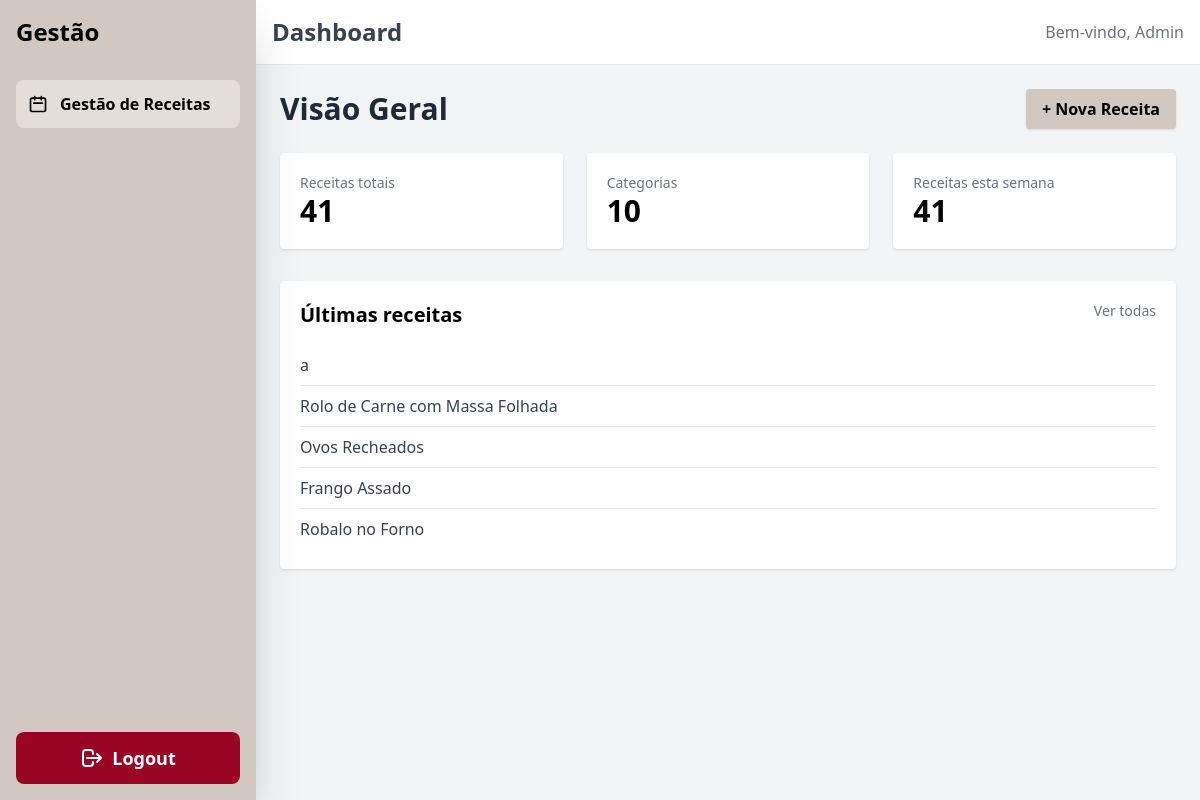
/admin/dashboard.php, run on an earlier commit of the app's database.
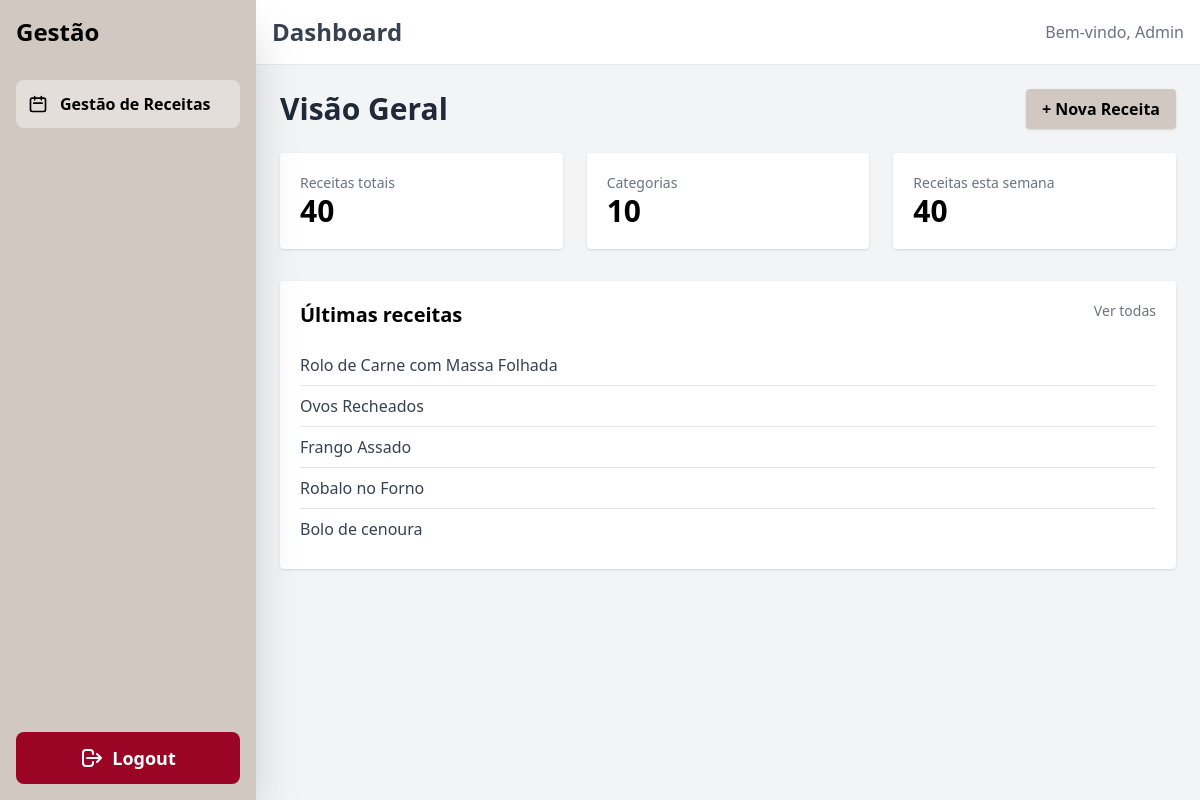
And on a later commit of the database.
### tables this page shows
CREATE TABLE IF NOT EXISTS `receitas` (
  `id` int NOT NULL AUTO_INCREMENT,
  `nome` varchar(100) NOT NULL,
  `tempo` varchar(50) DEFAULT NULL,
  `ingredientes` text,
  `preparacao` text,
  `imagem` varchar(128) DEFAULT NULL,
  `categoria` varchar(100) DEFAULT NULL,
  `descricao` text,
  `quantidade` int DEFAULT NULL,
  `orcamento` varchar(50) DEFAULT NULL,
  PRIMARY KEY (`id`)
);

### admin/dashboard.php (the view, shortened to what this page needs)
<?php
require('../ajax/connection.php');
?>
<!DOCTYPE html>
<html lang="pt">
<head>
    <script src="https://cdn.tailwindcss.com"></script>
</head>
<body class="bg-gray-100">
    <div class="flex min-h-screen">
        <?php require('includes/nav.php');
            $totalReceitas = $dbh->query("SELECT COUNT(*) FROM receitas")->fetchColumn();
            $totalCategorias = $dbh->query("SELECT COUNT(DISTINCT categoria) FROM receitas")->fetchColumn();
            $stmt = $dbh->prepare("SELECT id, nome FROM receitas ORDER BY id DESC LIMIT 5");
            $stmt->execute();
            $ultimasReceitas = $stmt->fetchAll();
        ?>
        <div class="flex-1">
            <header class="bg-white border-b p-4 flex justify-between items-center">
                <h1 class="text-2xl font-bold text-gray-700">Dashboard</h1>
                <span class="text-gray-500">Bem-vindo, Admin</span>
            </header>
            <div class="p-6">
                <div class="flex justify-between items-center mb-6">
                    <h2 class="text-3xl font-bold text-gray-800">Visão Geral</h2>
                    <a href="receitaNova.php"
                    class="bg-[#D1C8C1] px-4 py-2 rounded font-semibold shadow">
                        + Nova Receita
                    </a>
                </div>
                <div class="grid grid-cols-1 md:grid-cols-3 gap-6 mb-8">
                    <div class="bg-white p-5 rounded shadow">
                        <p class="text-sm text-gray-500">Receitas totais</p>
                        <p class="text-3xl font-bold"><?= (int)$totalReceitas ?></p>
                    </div>
                    <div class="bg-white p-5 rounded shadow">
                        <p class="text-sm text-gray-500">Categorias</p>
                        <p class="text-3xl font-bold"><?= (int)$totalCategorias ?></p>
                    </div>
                    <div class="bg-white p-5 rounded shadow">
                        <p class="text-sm text-gray-500">Receitas esta semana</p>
                        <p class="text-3xl font-bold"><?= (int)$totalReceitas ?></p>
                    </div>
                </div>
                <div class="bg-white p-5 rounded shadow">
                    <div class="flex justify-between mb-4">
                        <h3 class="text-xl font-semibold">Últimas receitas</h3>
                        <a href="receitas.php" class="text-sm text-gray-500 hover:underline">
                            Ver todas
                        </a>
                    </div>
                    <?php if ($ultimasReceitas): ?>
                        <ul class="divide-y">
                            <?php foreach ($ultimasReceitas as $r): ?>
                                <li class="py-2 text-gray-700 font-medium">
                                    <?= $r['nome'] ?>
                                </li>
                            <?php endforeach; ?>
                        </ul>
                    <?php else: ?>
                        <p class="text-gray-500">Sem receitas registadas.</p>
                    <?php endif; ?>
                </div>
            </div>
        </div>
    </div>
</body>
</html>

What changed in the data, as far as the page shows it:
removed receitas: nome "a"
now on this page (row unchanged): receitas: nome "Bolo de cenoura"
Also different on the page:
$totalReceitas: "41" → "40"
